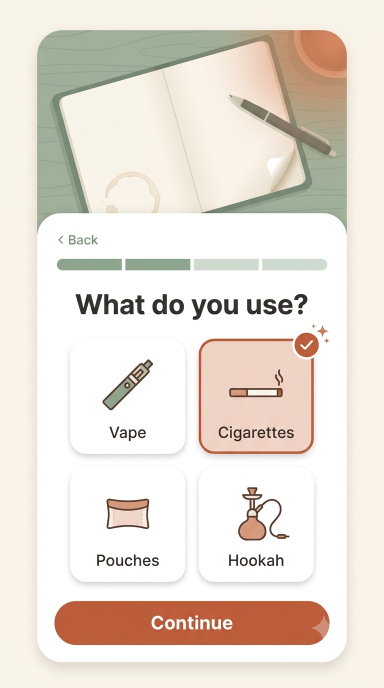
#> input picture docs/UI_Design/user on boarding 4.png, 768 x 1376 px, found by its file name (shown at 1/2 size)
$ python crop_product_icons.py
#> lines starting #> are read from the running program, lines starting #| are printed output that depends on the picture
"""One-time asset prep: crop the four hand-drawn product icons out of the
docs/UI_Design "user on boarding 4.png" reference and cut them out as
transparent PNGs (alpha computed by distance from each icon's own locally
sampled card background — white for Vape/Pouches/Hookah, terracotta-light
for Cigarettes, since that's the only state shown selected in the
reference). Run from the repo root:
    python3 mobile/tool/crop_product_icons.py
Crop boxes were measured by connected-component detection against the
reference PNG (768x1376) and verified visually.
"""
from PIL import Image
import numpy as np
import os

SRC = "docs/UI_Design/user on boarding 4.png"
OUT_DIR = "mobile/assets/images/onboarding/icons"

BOXES = {
    "product_icon_vape.png": (199, 712, 312, 826),
    "product_icon_cigarettes.png": (454, 733, 572, 801),
    "product_icon_pouches.png": (206, 991, 304, 1064),
    "product_icon_hookah.png": (470, 968, 584, 1087),
}

LOW, HIGH = 15, 45  # color-distance-from-background alpha ramp


def extract(im, box):
    x0, y0, x1, y1 = box
    crop = np.array(im.crop(box).convert("RGB")).astype(int)
    corners = np.concatenate([
        crop[0:3, 0:3].reshape(-1, 3), crop[0:3, -3:].reshape(-1, 3),
        crop[-3:, 0:3].reshape(-1, 3), crop[-3:, -3:].reshape(-1, 3),
    ])
    bg = np.median(corners, axis=0)
    dist = np.abs(crop - bg).sum(axis=2)
    alpha = np.clip((dist - LOW) / (HIGH - LOW), 0, 1) * 255
    rgba = np.dstack([crop, alpha.astype(np.uint8)])
    return Image.fromarray(rgba.astype(np.uint8), mode="RGBA")


if __name__ == "__main__":
    os.makedirs(OUT_DIR, exist_ok=True)
    im = Image.open(SRC)
#> im is the input picture: PIL image 768x1376 RGBA; mean R, G, B, A 233.3, 224.9, 215.6, 255
    for name, box in BOXES.items():
        icon = extract(im, box)
        out_path = os.path.join(OUT_DIR, name)
        icon.save(out_path)
        print(f"{name}: {icon.size} -> {out_path}")
#> this loop made 4 passes
#> bg in extract on passes 1 to 4: [255, 255, 255], [239, 211, 198], [255, 255, 255], [255, 255, 255]
#> pass 1, in extract, `crop = np.array(im.crop(box).convert("RGB")).astype(int)`:
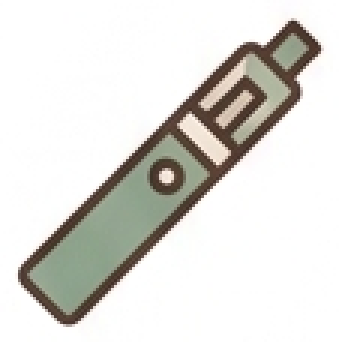
#> crop: shape (114, 113, 3) int64 (shown 3 times larger); mean R, G, B 222.8, 221.7, 217.5
#> pass 1, in extract, `dist = np.abs(crop - bg).sum(axis=2)`:
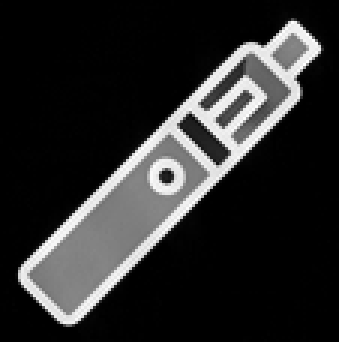
#> dist: shape (114, 113) float64 (shown 3 times larger); min 0, max 624, mean 103; drawn with min black and max white
#> pass 1, in extract, `alpha = np.clip((dist - LOW) / (HIGH - LOW), 0, 1) * 255`:
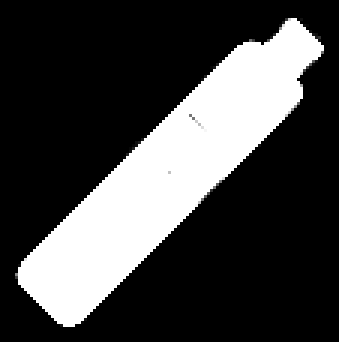
#> alpha: shape (114, 113) float64 (shown 3 times larger); min 0, max 255, mean 67.3
#> after the loop:
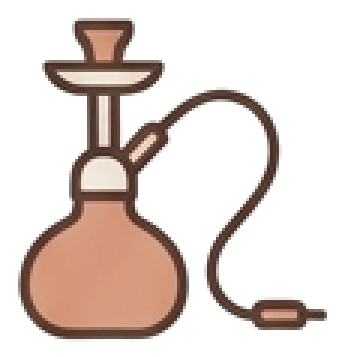
#> icon: PIL image 114x119 RGBA (shown 3 times larger); mean R, G, B, A 224.8, 212.9, 207.1, 82; transparent parts drawn white

$ run again, with docs/UI_Design/4c.png copied over docs/UI_Design/user on boarding 4.png
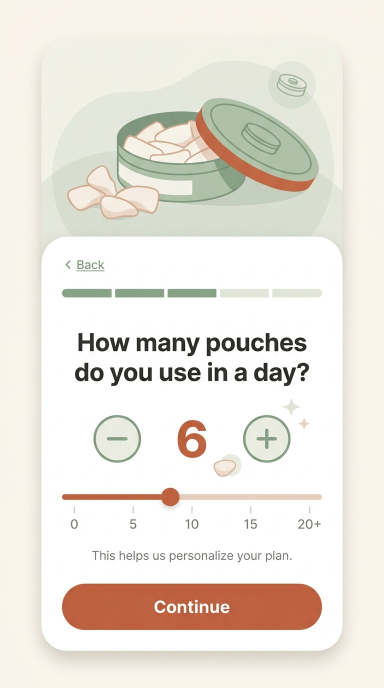
#> input picture docs/UI_Design/4c.png, 768 x 1376 px, found by its file name (shown at 1/2 size)
#> im is the input picture: PIL image 768x1376 RGBA; mean R, G, B, A 235.4, 230.2, 221.6, 255
#> the loop `for name, box in BOXES.items():` made 4 passes
#> bg in extract on passes 1 to 4: [255, 255, 255], [255, 255, 255], [221.5, 177, 160], [255, 255, 255]
#> pass 1, in extract, `alpha = np.clip((dist - LOW) / (HIGH - LOW), 0, 1) * 255`:
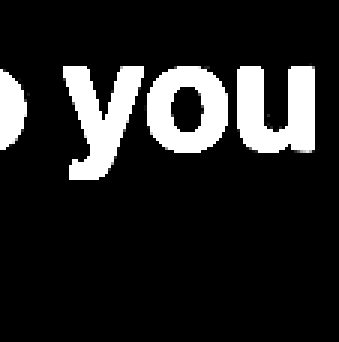
#> alpha: shape (114, 113) float64 (shown 3 times larger); min 0, max 255, mean 35.5
#> after the loop `for name, box in BOXES.items():`:
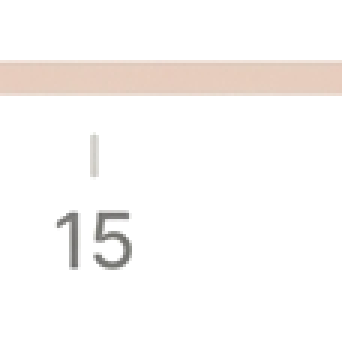
#> icon: PIL image 114x119 RGBA (shown 3 times larger); mean R, G, B, A 250.6, 248.2, 246.6, 31.3; transparent parts drawn white

$ run again, with docs/UI_Design/4d.png copied over docs/UI_Design/user on boarding 4.png
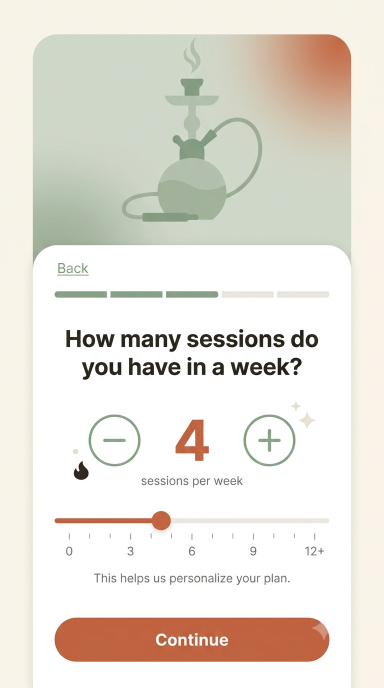
#> input picture docs/UI_Design/4d.png, 768 x 1376 px, found by its file name (shown at 1/2 size)
#> im is the input picture: PIL image 768x1376 RGBA; mean R, G, B, A 231.6, 226.6, 218, 255
#> the loop `for name, box in BOXES.items():` made 4 passes
#> pass 1, in extract, `alpha = np.clip((dist - LOW) / (HIGH - LOW), 0, 1) * 255`:
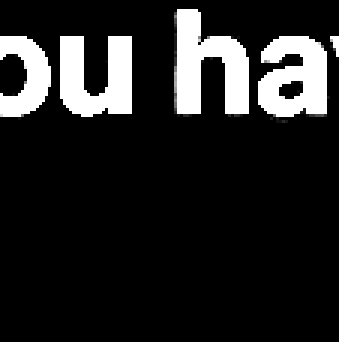
#> alpha: shape (114, 113) float64 (shown 3 times larger); min 0, max 255, mean 34.9
#> after the loop `for name, box in BOXES.items():`:
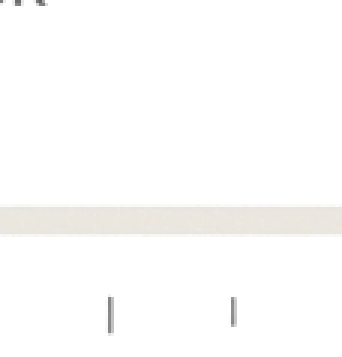
#> icon: PIL image 114x119 RGBA (shown 3 times larger); mean R, G, B, A 252.7, 252.4, 251.7, 23.5; transparent parts drawn white
